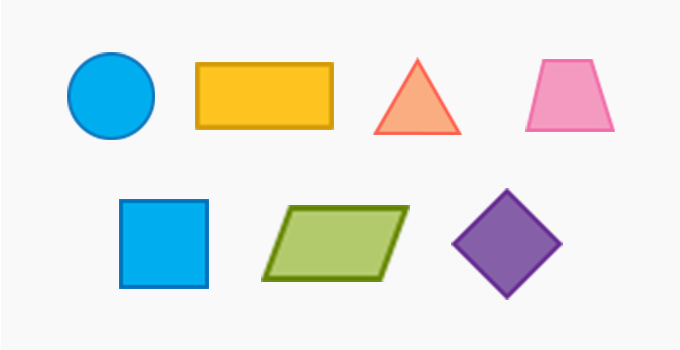
#> input picture src/shapes.png, 680 x 350 px
$ python ContourShapeDetection.py
#> lines starting #> are read from the running program, lines starting #| are printed output that depends on the picture; after the words box and inside, x2 and y2 are one past the last pixel; in counts of white or black regions, pixels touching at a corner belong together
import cv2
import numpy as np


def stackImages(scale, imgArray):
    rows = len(imgArray)
    cols = len(imgArray[0])
    rowsAvailable = isinstance(imgArray[0], list)
    width = imgArray[0][0].shape[1]
    height = imgArray[0][0].shape[0]
    if rowsAvailable:
        for x in range(0, rows):
            for y in range(0, cols):
                if imgArray[x][y].shape[:2] == imgArray[0][0].shape[:2]:
                    imgArray[x][y] = cv2.resize(imgArray[x][y], (0, 0), None, scale, scale)
                else:
                    imgArray[x][y] = cv2.resize(imgArray[x][y], (imgArray[0][0].shape[1], imgArray[0][0].shape[0]),
                                                None, scale, scale)
                if len(imgArray[x][y].shape) == 2: imgArray[x][y] = cv2.cvtColor(imgArray[x][y], cv2.COLOR_GRAY2BGR)
        imageBlank = np.zeros((height, width, 3), np.uint8)
        hor = [imageBlank] * rows
        hor_con = [imageBlank] * rows
        for x in range(0, rows):
            hor[x] = np.hstack(imgArray[x])
        ver = np.vstack(hor)
    else:
        for x in range(0, rows):
            if imgArray[x].shape[:2] == imgArray[0].shape[:2]:
                imgArray[x] = cv2.resize(imgArray[x], (0, 0), None, scale, scale)
            else:
                imgArray[x] = cv2.resize(imgArray[x], (imgArray[0].shape[1], imgArray[0].shape[0]), None, scale, scale)
            if len(imgArray[x].shape) == 2: imgArray[x] = cv2.cvtColor(imgArray[x], cv2.COLOR_GRAY2BGR)
        hor = np.hstack(imgArray)
        ver = hor
    return ver


def getContours(img):
    contours, hierarchy = cv2.findContours(img, cv2.RETR_EXTERNAL, cv2.CHAIN_APPROX_NONE)
    for shapes in contours:
        area = cv2.contourArea(shapes)
        if area > 500:
            print(area)
            cv2.drawContours(imgContour, shapes, -1, (0, 0, 255), 3)
            perimeter = cv2.arcLength(shapes, True)
            print(perimeter)
            approxCorner = cv2.approxPolyDP(shapes, 0.02 * perimeter, True)
            objCorner = len(approxCorner)
            print(objCorner)
            x, y, w, h = cv2.boundingRect(approxCorner)

            if objCorner == 3:
                obj = 'Triangle'
            elif objCorner == 4:
                ratio = w / float(h)
                if ratio > 0.95 and ratio < 1.05:
                    obj = 'Square'
                else:
                    obj = 'Rectangle'
            elif objCorner > 4:
                obj = 'Circle'
            else:
                obj = 'None'

            cv2.rectangle(imgContour, (x, y), (x + w, y + h), (0, 255, 0), 2)
            cv2.putText(imgContour, obj, ((x + (w // 2) - 25, y + (h // 2) + 10)), cv2.FONT_HERSHEY_COMPLEX, 0.5,
                        (0, 0, 255), 1)


path = 'src/shapes.png'
img = cv2.imread(path)
#> img is the input picture: shape (350, 680, 3); mean B, G, R 227.2, 231.2, 227.4
imgGray = cv2.cvtColor(img, cv2.COLOR_BGR2GRAY)
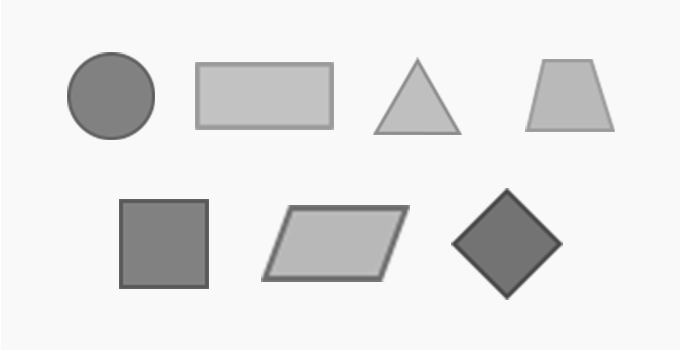
#> imgGray: shape (350, 680); min 68, max 255, mean 229.5
imgBlur = cv2.GaussianBlur(imgGray, (7, 7), 2)
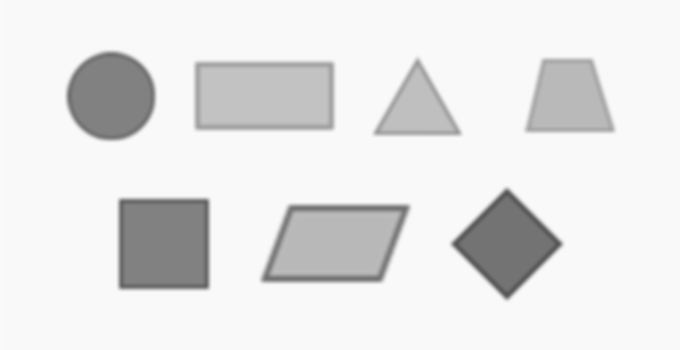
#> imgBlur: shape (350, 680); min 85, max 250, mean 229.5
imgCanny = cv2.Canny(imgBlur, 30, 30)
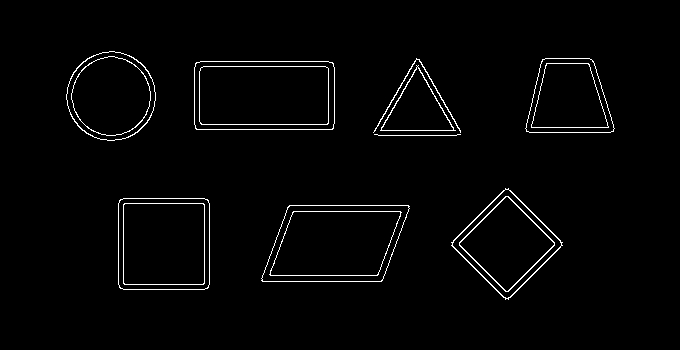
#> imgCanny: shape (350, 680); 2% white in thin lines or dots, all inside (x1, y1, x2, y2) = (66, 51, 615, 300)
imgContour = img.copy()
imgBlank = np.zeros_like(img)

getContours(imgCanny)
#> in getContours, `contours, hierarchy = cv2.findContours(img, cv2.RETR_EXTERNAL, cv2.CHA..`: contours = 9 contours, 1 with area under 20; largest, box (x1, y1, x2, y2) and area: (194, 61, 335, 130) 9488, (261, 205, 410, 282) 9224, (118, 198, 210, 290) 8247, (451, 188, 563, 300) 6470, (66, 51, 156, 141) 6154, (525, 58, 615, 133) 5198, (380, 65, 456, 131) 2404, (373, 58, 461, 133) 81
#> the loop in getContours, `for shapes in contours:` made 9 passes
#> (area, perimeter, approxCorner, objCorner, x, y, w, h) on passes 1, 2, 3, 6, 7: (9224, 415.7, [[261, 280], [381, 281], [409, 206], [289, 205]], 4, 261, 205, 149, 77), (8247, 357, [[120, 199], [119, 287], [207, 288], [208, 200]], 4, 119, 199, 90, 90), (6470.5, 324.9, [[505, 188], [451, 245], [508, 299], [562, 242]], 4, 451, 188, 112, 112), (9488, 410.1, [[195, 63], [196, 129], [333, 128], [332, 62]], 4, 195, 62, 139, 68), (5198, 299.1, [[542, 59], [526, 131], [613, 131], [593, 61]], 4, 526, 59, 88, 73)
#> (area, perimeter, approxCorner, objCorner, x, y, w, h) on pass 5: (2404, 240.3, [[416, 65], [380, 130], [455, 130]], 3, 380, 65, 76, 66)
#> (printed output is left out)
#> after the loop in getContours, `for shapes in contours:`:
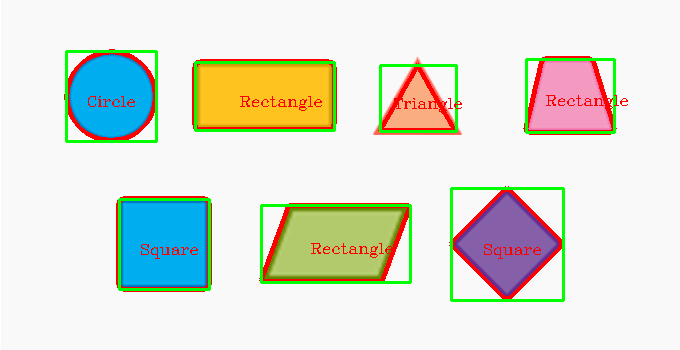
#> imgContour: shape (350, 680, 3); 6.58% of pixels changed, all inside (x1, y1, x2, y2) = (64, 49, 628, 302)

overview = stackImages(0.6, ([imgBlank, img], [imgGray, imgBlur], [imgCanny, imgContour]))
#> after the loop in stackImages, `for x in range(0, rows):`: hor = 3 items
#> in stackImages, `ver = np.vstack(hor)`:
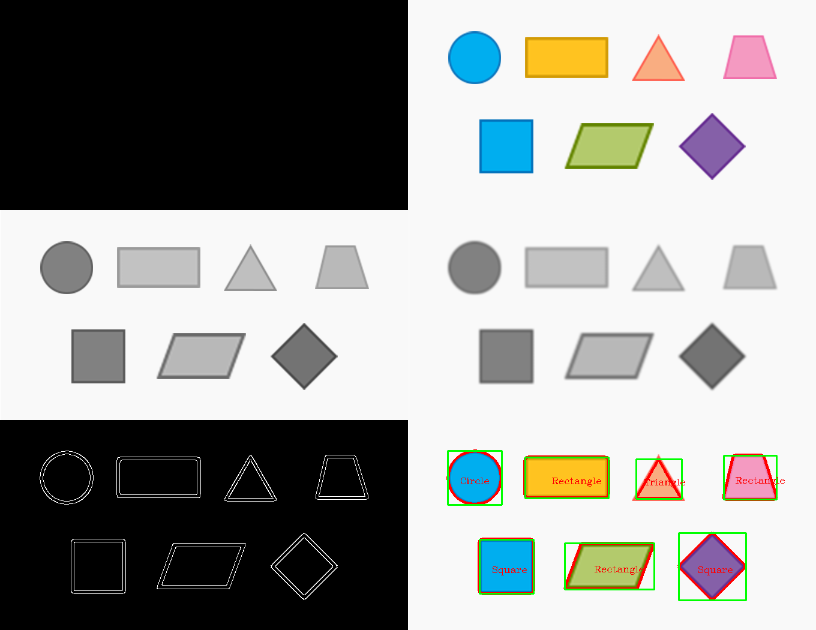
#> ver: shape (630, 816, 3); mean of channels 0, 1, 2 151, 153.6, 152.3; drawn as B, G, R
cv2.imshow('shapes', overview)
cv2.waitKey(0)
